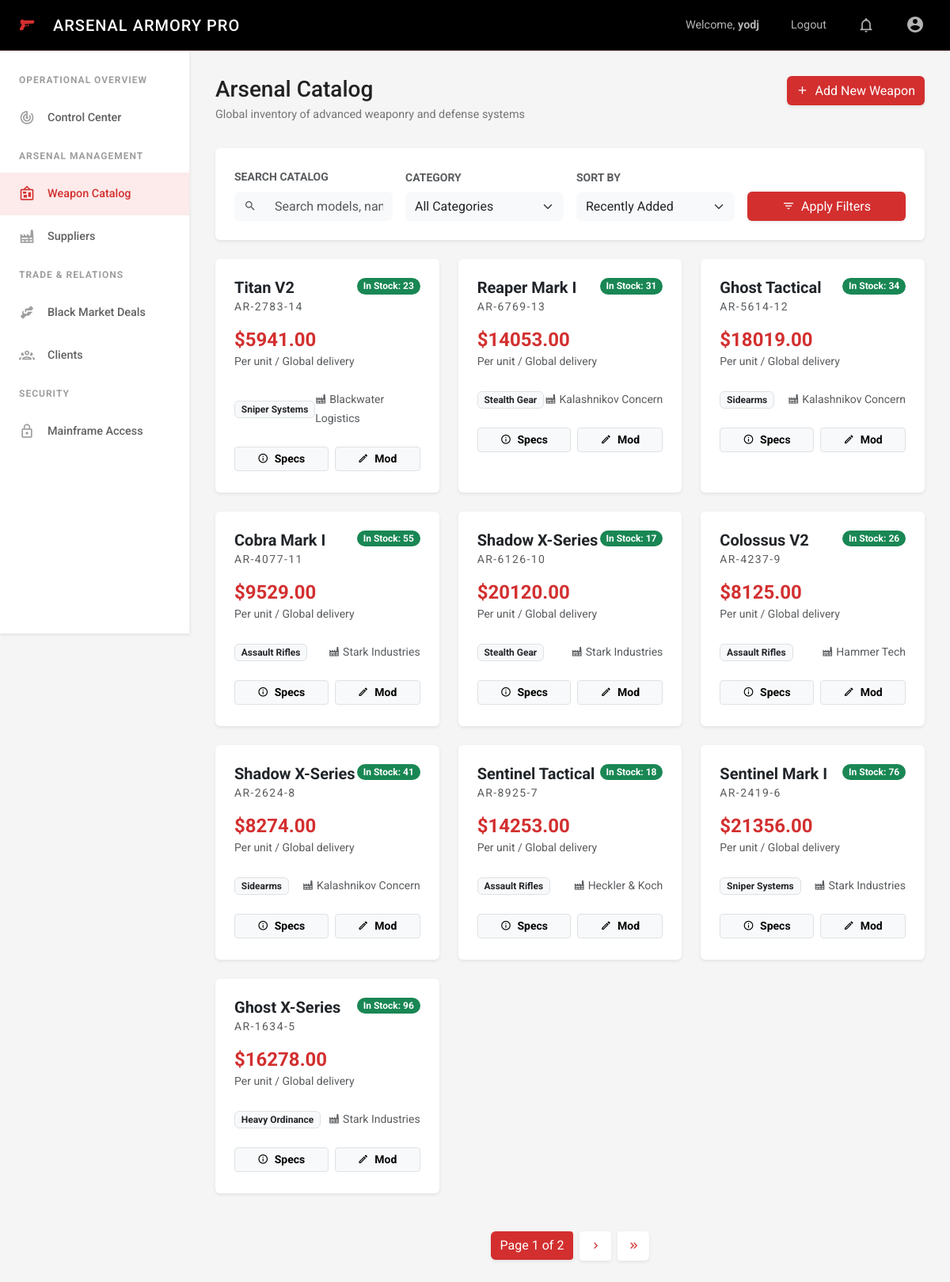
Page /tasks/ (signed in) on the committed database.
### tasks/models.py (models this page shows, shortened)
class BaseModel(models.Model):
    created_at = models.DateTimeField(auto_now_add=True)
    updated_at = models.DateTimeField(auto_now=True)
    class Meta:
        abstract = True

class Weapon(BaseModel):
    name = models.CharField(max_length=200)
    model_number = models.CharField(max_length=100, unique=True)
    category = models.ForeignKey(ArmoryCategory, on_delete=models.CASCADE, related_name='weapons')
    supplier = models.ForeignKey(Supplier, on_delete=models.CASCADE, related_name='weapons')
    caliber = models.CharField(max_length=50, blank=True, null=True)
    unit_price = models.DecimalField(max_digits=12, decimal_places=2)
    stock_quantity = models.IntegerField(default=0)
    description = models.TextField(blank=True, null=True)
    is_active = models.BooleanField(default=True)

class ArmoryCategory(BaseModel):
    name = models.CharField(max_length=100, unique=True)
    description = models.TextField(blank=True, null=True)
    class Meta:
        verbose_name_plural = "Armory Categories"

class Supplier(BaseModel):
    name = models.CharField(max_length=200, unique=True)
    country = models.CharField(max_length=100)
    reliability_score = models.IntegerField(default=100) # 0-100

### tasks/views.py (the view)
# urls.py: path('', views.WeaponListView.as_view(), name='task-list'),
class WeaponListView(ListView):
    model = Weapon
    template_name = 'tasks/task_list.html' # Will rename later or keep for now
    context_object_name = 'weapons'
    paginate_by = 10
    def get_queryset(self):
        queryset = Weapon.objects.all().select_related('category', 'supplier')
        query = self.request.GET.get('q')
        if query:
            queryset = queryset.filter(
                Q(name__icontains=query) |
                Q(model_number__icontains=query) |
                Q(category__name__icontains=query)
            )
        category_id = self.request.GET.get('category')
        if category_id:
            queryset = queryset.filter(category_id=category_id)
        sort_by = self.request.GET.get('sort_by')
        allowed_sort_fields = {
            'name': 'name',
            '-name': '-name',
            'price': 'unit_price',
            '-price': '-unit_price',
            'stock': 'stock_quantity',
            '-stock': '-stock_quantity',
        }
        ordering = allowed_sort_fields.get(sort_by, '-created_at')
        return queryset.order_by(ordering)
    def get_context_data(self, **kwargs):
        context = super().get_context_data(**kwargs)
        context['categories'] = ArmoryCategory.objects.all()
        context['current_sort'] = self.request.GET.get('sort_by', '-created_at')
        context['current_query'] = self.request.GET.get('q', '')
        return context

### tasks/templates/tasks/task_list.html (shortened to what this page needs)
{% extends 'base.html' %}
{% block content %}
<div class="dashboard-header">
    <div class="dashboard-title">
        <h1>Arsenal Catalog</h1>
        <div class="dashboard-subtitle">Global inventory of advanced weaponry and defense systems</div>
    </div>
    <div>
        <a href="/admin/tasks/weapon/add/" class="btn btn-red shadow-sm">
            <i class="mdi mdi-plus me-1"></i> Add New Weapon
        </a>
    </div>
</div>
<div class="card border-0 shadow-sm mb-4">
    <div class="card-body p-4">
        <form method="get" class="row g-3 align-items-end">
            <div class="col-md-3">
                <label for="q" class="form-label small fw-bold text-muted">SEARCH CATALOG</label>
                <div class="input-group bg-light rounded">
                    <span class="input-group-text border-0 bg-transparent text-muted">
                        <i class="mdi mdi-magnify"></i>
                    </span>
                    <input type="text" name="q" id="q" class="form-control border-0 bg-transparent" placeholder="Search models, names..." value="{{ current_query }}">
                </div>
            </div>
            <div class="col-md-3">
                <label for="category" class="form-label small fw-bold text-muted">CATEGORY</label>
                <select name="category" id="category" class="form-select border-0 bg-light">
                    <option value="">All Categories</option>
                </select>
            </div>
            <div class="col-md-3">
                <label for="sort_by" class="form-label small fw-bold text-muted">SORT BY</label>
                <select name="sort_by" id="sort_by" class="form-select border-0 bg-light">
                    <option value="-created_at" {% if current_sort == '-created_at' %}selected{% endif %}>Recently Added</option>
                </select>
            </div>
            <div class="col-md-3">
                <button type="submit" class="btn btn-red w-100 shadow-sm">
                    <i class="mdi mdi-filter-variant me-1"></i> Apply Filters
                </button>
            </div>
        </form>
    </div>
</div>
{% if weapons %}
    <div class="row g-4">
        {% for weapon in weapons %}
            <div class="col-md-6 col-lg-4">
                <div class="card border-0 shadow-sm h-100 overflow-hidden weapon-card">
                    <div class="card-body p-4">
                        <div class="d-flex justify-content-between align-items-start mb-3">
                            <div>
                                <h5 class="card-title mb-0 fw-bold">{{ weapon.name }}</h5>
                                <small class="text-muted text-uppercase tracking-wider">{{ weapon.model_number }}</small>
                            </div>
                            <span class="badge rounded-pill {% if weapon.stock_quantity > 10 %}bg-success{% elif weapon.stock_quantity > 0 %}bg-warning text-dark{% else %}bg-danger{% endif %}">
                                {% if weapon.stock_quantity > 0 %}In Stock: {{ weapon.stock_quantity }}{% else %}Out of Stock{% endif %}
                            </span>
                        </div>
                        <div class="mb-4">
                            <div class="text-red fw-bold h4 mb-0">${{ weapon.unit_price|floatformat:2 }}</div>
                            <small class="text-muted">Per unit / Global delivery</small>
                        </div>
                        <div class="d-flex align-items-center mb-4">
                            <div class="me-auto">
                                <span class="badge bg-light text-dark border">{{ weapon.category.name }}</span>
                            </div>
                            <div>
                                <small class="text-muted"><i class="mdi mdi-factory me-1"></i>{{ weapon.supplier.name }}</small>
                            </div>
                        </div>
                        <div class="d-flex gap-2">
                            <a href="{% url 'task-detail' weapon.id %}" class="btn btn-light border flex-grow-1 btn-sm fw-bold">
                                <i class="mdi mdi-information-outline me-1"></i> Specs
                            </a>
                            <a href="/admin/tasks/weapon/{{ weapon.id }}/change/" class="btn btn-light border flex-grow-1 btn-sm fw-bold">
                                <i class="mdi mdi-pencil-outline me-1"></i> Mod
                            </a>
                        </div>
                    </div>
                </div>
            </div>
        {% endfor %}
    </div>
    {% if is_paginated %}
        <nav class="mt-5">
            <ul class="pagination justify-content-center">
                <li class="page-item active">
                    <span class="page-link bg-red-primary border-0 shadow-sm mx-1 text-white">Page {{ page_obj.number }} of {{ page_obj.paginator.num_pages }}</span>
                </li>
                {% if page_obj.has_next %}
                    <li class="page-item">
                        <a class="page-link border-0 shadow-sm mx-1 text-red" href="?page={{ page_obj.next_page_number }}"><i class="mdi mdi-chevron-right"></i></a>
                    </li>
                    <li class="page-item">
                        <a class="page-link border-0 shadow-sm mx-1 text-red" href="?page={{ page_obj.paginator.num_pages }}"><i class="mdi mdi-chevron-double-right"></i></a>
                    </li>
                {% endif %}
            </ul>
        </nav>
    {% endif %}
{% endif %}
{% endblock %}

### templates/base.html (shortened to what this page needs)
{% load static pwa %}
<!DOCTYPE html>
<html lang="en">
<head>
    <link href="https://cdn.jsdelivr.net/npm/bootstrap@5.3.0/dist/css/bootstrap.min.css" rel="stylesheet">
    <link href="https://cdn.jsdelivr.net/npm/@mdi/font@7.2.96/css/materialdesignicons.min.css" rel="stylesheet">
</head>
<body>
    {% if user.is_authenticated %}
    <nav class="navbar navbar-expand-lg navbar-dark navbar-top">
        <div class="container-fluid p-0">
            <a class="navbar-brand" href="/">
                <i class="mdi mdi-pistol me-3"></i>
                ARSENAL ARMORY PRO
            </a>
            <div class="collapse navbar-collapse" id="navbarNav">
                <ul class="navbar-nav ms-auto align-items-center">
                    <li class="nav-item">
                        <span class="nav-link nav-link-top text-white">Welcome, <strong>{{ user.username }}</strong></span>
                    </li>
                    <li class="nav-item">
                        <form method="post" action="{% url 'account_logout' %}" class="d-inline">
                            <button type="submit" class="btn btn-link nav-link nav-link-top text-red border-0">Logout</button>
                        </form>
                    </li>
                    <li class="nav-item">
                        <a class="nav-link nav-link-top" href="#"><i class="mdi mdi-bell-outline fs-5"></i></a>
                    </li>
                    <li class="nav-item">
                        <a class="nav-link nav-link-top" href="/admin/"><i class="mdi mdi-account-circle fs-4"></i></a>
                    </li>
                </ul>
            </div>
        </div>
    </nav>
    <div class="sidebar">
        <div class="sidebar-section-title">Operational Overview</div>
        <a href="/" class="sidebar-link {% if request.path == '/' %}active{% endif %}">
            <i class="mdi mdi-radar"></i>
            Control Center
        </a>
        <div class="sidebar-section-title">Arsenal Management</div>
        <a href="/tasks/" class="sidebar-link {% if request.path == '/tasks/' %}active{% endif %}">
            <i class="mdi mdi-bulletin-board"></i>
            Weapon Catalog
        </a>
        <a href="{% url 'supplier-list' %}" class="sidebar-link {% if '/tasks/suppliers/' in request.path %}active{% endif %}">
            <i class="mdi mdi-factory"></i>
            Suppliers
        </a>
        <div class="sidebar-section-title">Trade & Relations</div>
        <a href="/tasks/transactions/" class="sidebar-link {% if '/tasks/transactions/' in request.path %}active{% endif %}">
            <i class="mdi mdi-handshake"></i>
            Black Market Deals
        </a>
        <a href="{% url 'client-list' %}" class="sidebar-link {% if '/tasks/clients/' in request.path %}active{% endif %}">
            <i class="mdi mdi-account-group-outline"></i>
            Clients
        </a>
        <div class="sidebar-section-title">Security</div>
        <a href="/admin/" class="sidebar-link">
            <i class="mdi mdi-lock-outline"></i>
            Mainframe Access
        </a>
    </div>
    <div class="main-content">
        {% block content %}{% endblock %}
    </div>
    {% endif %}
</body>
</html>

### templates/base.html (style rules this page uses)
:root { --primary-red: #d32f2f; --dark-red: #b71c1c; --light-red: #ef5350; --accent-red: #ff5252; --dark-bg: #000000; --light-bg: #f5f5f5; --sidebar-width: 240px; }
body { font-family: 'Roboto', sans-serif; background-color: var(--light-bg); color: #212121; overflow-x: hidden; }
.navbar-top { background-color: var(--dark-bg); height: 64px; padding: 0 1.5rem; z-index: 1030; border-bottom: 1px solid rgba(211, 47, 47, 0.3); }
.navbar-brand { color: white !important; font-weight: 500; font-size: 1.25rem; letter-spacing: 1px; }
.navbar-brand i { color: var(--primary-red); }
.nav-link-top { color: rgba(255,255,255,0.7) !important; font-size: 0.9rem; margin-left: 1.5rem; }
.sidebar { width: var(--sidebar-width); height: calc(100vh - 64px); background-color: white; position: fixed; top: 64px; left: 0; box-shadow: 0 0.125rem 0.25rem rgba(0,0,0,0.075); z-index: 1020; overflow-y: auto; padding-top: 1rem; border-right: 1px solid #eee; }
.sidebar-section-title { padding: 0.75rem 1.5rem; font-size: 0.75rem; font-weight: 700; color: #9e9e9e; text-transform: uppercase; letter-spacing: 1px; }
.sidebar-link { display: flex; align-items: center; padding: 0.75rem 1.5rem; color: #616161; text-decoration: none; font-size: 0.9rem; font-weight: 500; transition: all 0.2s; }
.sidebar-link i { margin-right: 1rem; font-size: 1.25rem; color: #9e9e9e; }
.sidebar-link.active { color: var(--primary-red); background-color: #fdeaea; }
.sidebar-link.active i { color: var(--primary-red); }
.main-content { margin-left: var(--sidebar-width); padding: 2rem; min-height: calc(100vh - 64px); }
.dashboard-header { display: flex; justify-content: space-between; align-items: flex-start; margin-bottom: 2rem; }
.dashboard-title h1 { font-size: 1.75rem; font-weight: 500; margin-bottom: 0.25rem; color: #212121; }
.dashboard-subtitle { color: #757575; font-size: 0.9rem; }
.bg-red-primary { background-color: var(--primary-red); }
.text-red { color: var(--primary-red); }
.btn-red { background-color: var(--primary-red); color: white; border: none; }

### tasks/templates/tasks/task_list.html (style rules this page uses)
.weapon-card { transition: all 0.3s ease; border-bottom: 3px solid transparent !important; }
.page-link { color: var(--primary-red); border-radius: 4px; }
.page-item.active .page-link { background-color: var(--primary-red); border-color: var(--primary-red); }
.tracking-wider { letter-spacing: 0.1em; }

### rows in the picture
Weapon: name "Titan V2", model_number "AR-2783-14", stock_quantity "23", unit_price "5941.00", category.name "Sniper Systems", supplier.name "Blackwater Logistics"
Weapon: name "Reaper Mark I", model_number "AR-6769-13", stock_quantity "31", unit_price "14053.00", category.name "Stealth Gear", supplier.name "Kalashnikov Concern"
Weapon: name "Ghost Tactical", model_number "AR-5614-12", stock_quantity "34", unit_price "18019.00", category.name "Sidearms", supplier.name "Kalashnikov Concern"
Weapon: name "Cobra Mark I", model_number "AR-4077-11", stock_quantity "55", unit_price "9529.00", category.name "Assault Rifles", supplier.name "Stark Industries"
Weapon: name "Shadow X-Series", model_number "AR-6126-10", stock_quantity "17", unit_price "20120.00", category.name "Stealth Gear", supplier.name "Stark Industries"
Weapon: name "Colossus V2", model_number "AR-4237-9", stock_quantity "26", unit_price "8125.00", category.name "Assault Rifles", supplier.name "Hammer Tech"
Weapon: name "Shadow X-Series", model_number "AR-2624-8", stock_quantity "41", unit_price "8274.00", category.name "Sidearms", supplier.name "Kalashnikov Concern"
Weapon: name "Sentinel Tactical", model_number "AR-8925-7", stock_quantity "18", unit_price "14253.00", category.name "Assault Rifles", supplier.name "Heckler & Koch"
Weapon: name "Sentinel Mark I", model_number "AR-2419-6", stock_quantity "76", unit_price "21356.00", category.name "Sniper Systems", supplier.name "Stark Industries"
Weapon: name "Ghost X-Series", model_number "AR-1634-5", stock_quantity "96", unit_price "16278.00", category.name "Heavy Ordinance", supplier.name "Stark Industries"

### other values in the picture
{{ user.username }} "yodj"
{{ page_obj.number }} "1"
{{ page_obj.paginator.num_pages }} "2"
